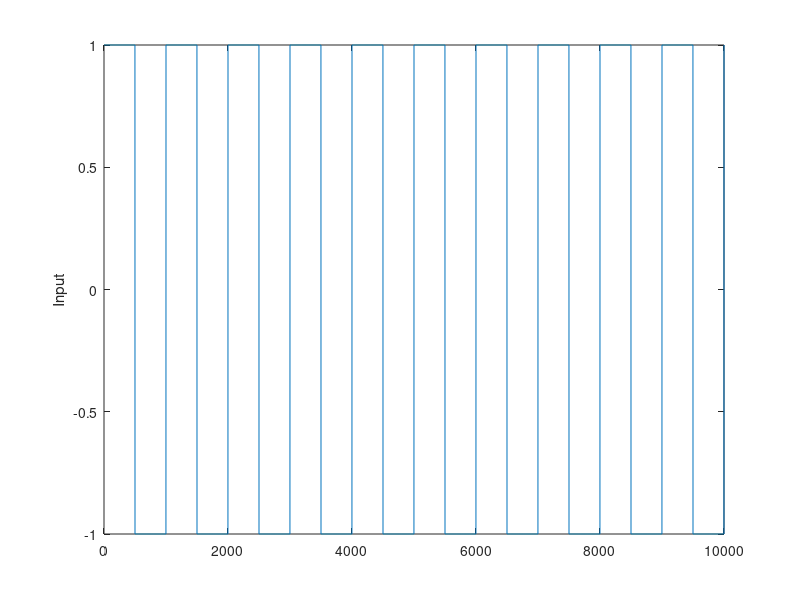
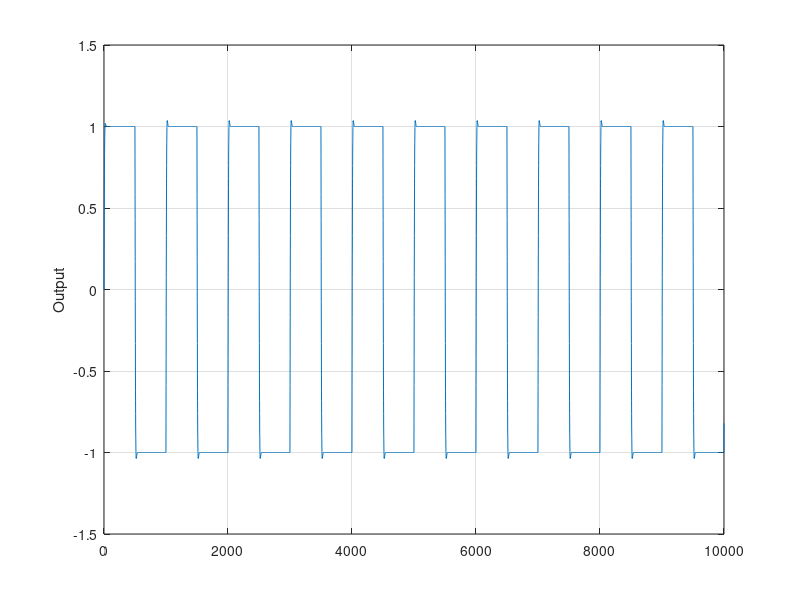

Source code (MATLAB) for these figures, in order:
clc;
% Parameters
M1 = 1; 
M2 = 0.5;  
u = 0.02; 
g = 9.81;  
k = 1;      

num = [M2, u*M2*g, k];
den = [M1*M2, ...
    (u*M1*g*M2 + u*M2*g*M1), ...
    (u*M1*g*u*M2*g + k*M1 + k*M2), ...
    (u*M1*g*k + u*M2*g*k)];

sys = tf(num, den)

% PID controller parameters
Kp = 0.2;  
Ki = 0.06;  
Kd = 0;  

pid_controller = pid(Kp, Ki, Kd);
% Closed-loop system
cl_sys = feedback(pid_controller * sys, 1);

% Making square wave
t = 0:1:10000;
freq = 0.001;
u = square(2*pi*freq*t);

% Simulate the response to the square wave input
[y, t_out] = lsim(cl_sys, u, t);

% Plot the response
plot(t, u);
ylabel('Input');
figure;
plot(t_out, y);
grid on;
ylabel('Output');



